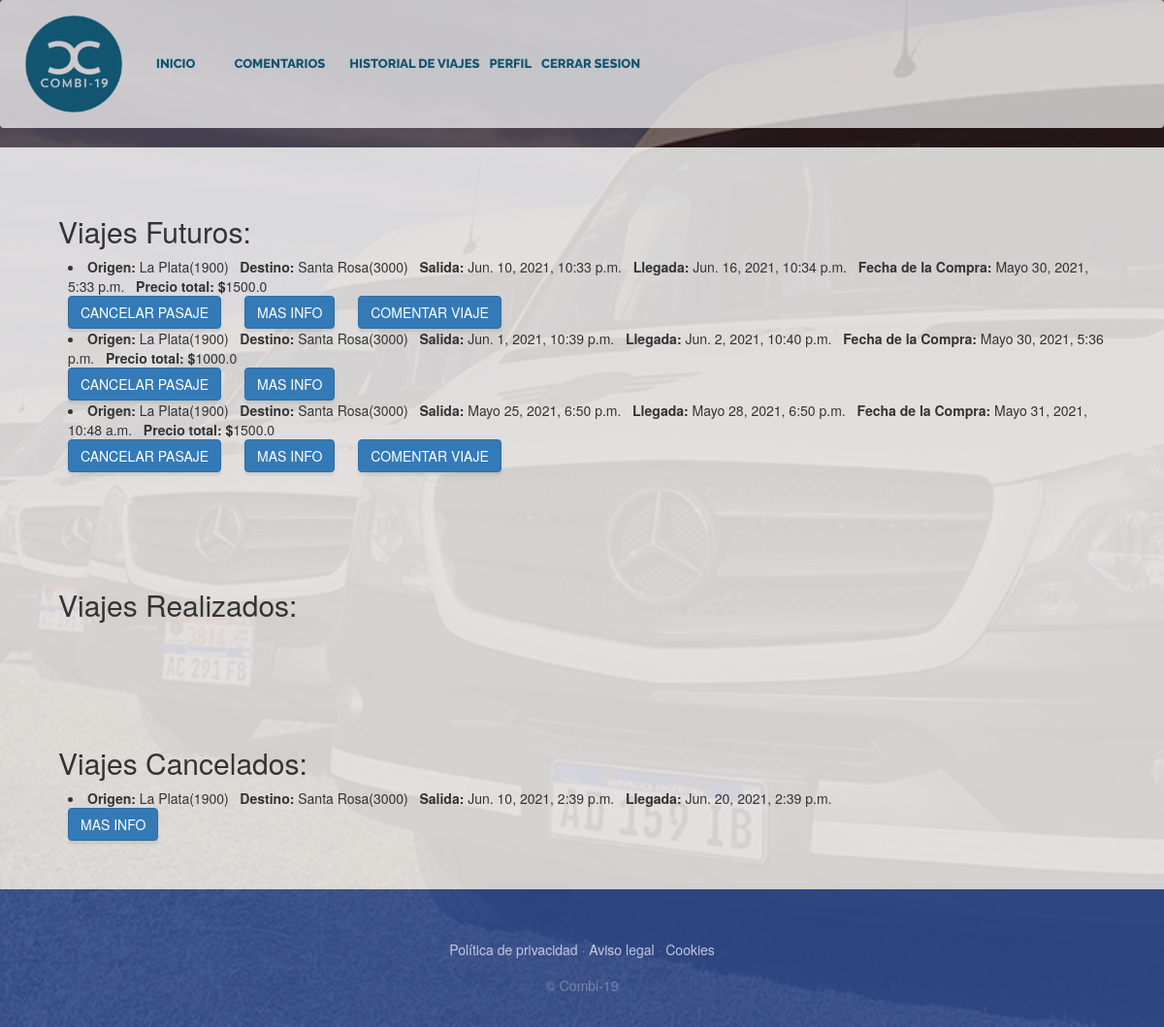
The app's page /HistorialDeViajes/ (signed in) with its own data.
### PaginaDePruebaApp/models.py (models this page shows, shortened)
class Compra(models.Model):
    fechaCompra=models.DateTimeField(auto_now_add=True)
    total=models.FloatField()
    viaje = models.ForeignKey(Viaje, on_delete= models.CASCADE)
    user = models.ForeignKey(Cliente, on_delete= models.CASCADE)
    insumos = models.ManyToManyField(Insumo,default=None,null=True)
    comentario=models.OneToOneField(Comentario,on_delete=models.SET_NULL,default=None,null=True)
    invitados=models.ForeignKey(Invitado,on_delete=models.CASCADE,default=None,null=True)
    pendiente=models.BooleanField(default=False)
    cancelado=models.BooleanField(default=False)
    class Meta:
        verbose_name="Compra"
        verbose_name_plural="Compras"

class Viaje(models.Model):
    enCurso=models.BooleanField(default=False, verbose_name="Viaje iniciado")
    finalizado=models.BooleanField(default=False, verbose_name="Viaje finalizado")
    insumo = models.ManyToManyField(Insumo, verbose_name="Lista de insumos", blank=True)
    combi = models.ForeignKey(Combi, verbose_name="Lista de combis",on_delete=models.PROTECT)
    ruta = models.ForeignKey(Ruta, verbose_name="ruta",on_delete=models.PROTECT)
    fechaSalida=models.DateTimeField()
    fechaLlegada=models.DateTimeField()
    duracion=models.CharField(max_length=20, default='')
    asientosDisponibles=models.PositiveIntegerField()
    precio=models.PositiveIntegerField()
    class Meta:
        verbose_name="Viaje"
        verbose_name_plural="Viajes"

class Ruta(models.Model):
    id = models.AutoField(primary_key=True)
    origen = models.ForeignKey(Lugar, on_delete= models.PROTECT,related_name = 'rutaOrigen')
    destino = models.ForeignKey(Lugar, on_delete= models.PROTECT, related_name = 'rutaDestino')
    distancia=models.PositiveIntegerField() #distancia en km
    descripcion = models.CharField(max_length=50, blank=False)
    class Meta:
        unique_together=('origen','destino','descripcion')  ## hace que no puede haber otra ruta con estos 3 campos iguales
        verbose_name="Ruta"
        verbose_name_plural="Rutas"

class Lugar(models.Model):
    nombre=models.CharField(max_length=30)
    codigoPostal=models.IntegerField(unique=True, primary_key=True)
    def __str__(self):
        return "{0}({1})".format(self.nombre, self.codigoPostal)
    class Meta:
        verbose_name="Lugar"
        verbose_name_plural="Lugares"

### PaginaDePruebaApp/views.py (the view)
# urls.py: path('HistorialDeViajes/', views.HistorialDeViajes,name = "HistorialDeViajes"),
def HistorialDeViajes(request):
    if request.user.is_authenticated:
        compras=Compra.objects.filter(user__user__id__icontains=request.user.id)
        if compras:
            return render(request,"PaginaDePruebaApp/historialDeViajes.html", {"compras":compras})
        else:
            return render(request,"PaginaDePruebaApp/historialDeViajes.html")

### PaginaDePruebaApp/templates/PaginaDePruebaApp/historialDeViajes.html (shortened to what this page needs)
{% extends "PaginaDePruebaApp/base.html" %}
{% load static %}
{% block content %}
{% if compras %}
<div style="background-color: rgba(255, 255, 255,0.8); padding:50px">
    <h2 style="margin-left: 10px;">Viajes Futuros:</h2>
    {% for compra in compras %}
        {% if not compra.viaje.enCurso and not compra.cancelado %}
            <li style="margin-left: 20px;">
                <b>Origen: </b>{{compra.viaje.ruta.origen}} &nbsp; <b>Destino: </b>{{compra.viaje.ruta.destino}} &nbsp; <b>Salida: </b>{{compra.viaje.fechaSalida}} &nbsp; <b>Llegada: </b>{{compra.viaje.fechaLlegada}} &nbsp; <b>Fecha de la Compra: </b>{{compra.fechaCompra}} &nbsp; <b>Precio total: $</b>{{compra.total}}
            </li>
            <a href="{% url 'CancelarPasaje' compra.viaje.id %}" style="margin-left: 20px;" class="btn btn-primary">CANCELAR PASAJE</a>
            <a href="{% url 'infoViaje' compra.viaje.id %}" style="margin-left: 20px;" class="btn btn-primary">MAS INFO</a>
            {% if compra.comentario == null%}
                <a href="{% url 'AgregarComentario' compra.id %}" style="margin-left: 20px;" class="btn btn-primary">COMENTAR VIAJE</a>
            {% endif %}
        {% endif %}
    {% endfor %}
  </div>
  <div style="background-color: rgba(255, 255, 255,0.8); padding:50px">
    <h2 style="margin-left: 10px;">Viajes Realizados:</h2>
  </div>
  <div style="background-color: rgba(255, 255, 255,0.8); padding:50px">
    <h2 style="margin-left: 10px;">Viajes Cancelados:</h2>
    {% for compra in compras %}
        {% if compra.cancelado %}
            <li style="margin-left: 20px;">
                <b>Origen: </b>{{compra.viaje.ruta.origen}} &nbsp; <b>Destino: </b>{{compra.viaje.ruta.destino}} &nbsp; <b>Salida: </b>{{compra.viaje.fechaSalida}} &nbsp; <b>Llegada: </b>{{compra.viaje.fechaLlegada}}
            </li>
            <a href="{% url 'infoViaje' compra.viaje.id %}" style="margin-left: 20px;" class="btn btn-primary">MAS INFO</a>
        {% endif %}
    {% endfor %}
  </div>
{% else %}
    <h4 style="background-color: rgba(255, 255, 255,0.8); color:black; padding:50px">No hay viajes en su historial</h4>
{% endif %}
{% endblock %}

### PaginaDePruebaApp/static/PaginaDePruebaApp/css/gestion.css (style rules this page uses)
body { font-family: 'Lora'; background: linear-gradient(rgba(47, 23, 15, 0.65), rgba(47, 23, 15, 0.65)), url("../img/fondo.jpg"); background-attachment: fixed; background-position: center; background-size: cover; }
h1, h2, h3, h4, h5, h6 { font-family: 'Raleway'; }
.btn { box-shadow: 0px 3px 3px 0px rgba(33, 37, 41, 0.1); }

### records on screen
Compra: viaje.ruta.origen "La Plata(1900)", viaje.ruta.destino "Santa Rosa(3000)", viaje.fechaSalida "Jun. 10, 2021, 10:33 p.m.", viaje.fechaLlegada "Jun. 16, 2021, 10:34 p.m.", fechaCompra "Mayo 30, 2021, 5:33 p.m.", total "1500.0", shows "COMENTAR VIAJE"
Compra: viaje.ruta.origen "La Plata(1900)", viaje.ruta.destino "Santa Rosa(3000)", viaje.fechaSalida "Jun. 1, 2021, 10:39 p.m.", viaje.fechaLlegada "Jun. 2, 2021, 10:40 p.m.", fechaCompra "Mayo 30, 2021, 5:36 p.m.", total "1000.0"
Compra: viaje.ruta.origen "La Plata(1900)", viaje.ruta.destino "Santa Rosa(3000)", viaje.fechaSalida "Mayo 25, 2021, 6:50 p.m.", viaje.fechaLlegada "Mayo 28, 2021, 6:50 p.m.", fechaCompra "Mayo 31, 2021, 10:48 a.m.", total "1500.0", shows "COMENTAR VIAJE"
Compra: viaje.ruta.origen "La Plata(1900)", viaje.ruta.destino "Santa Rosa(3000)", viaje.fechaSalida "Jun. 10, 2021, 2:39 p.m.", viaje.fechaLlegada "Jun. 20, 2021, 2:39 p.m."
